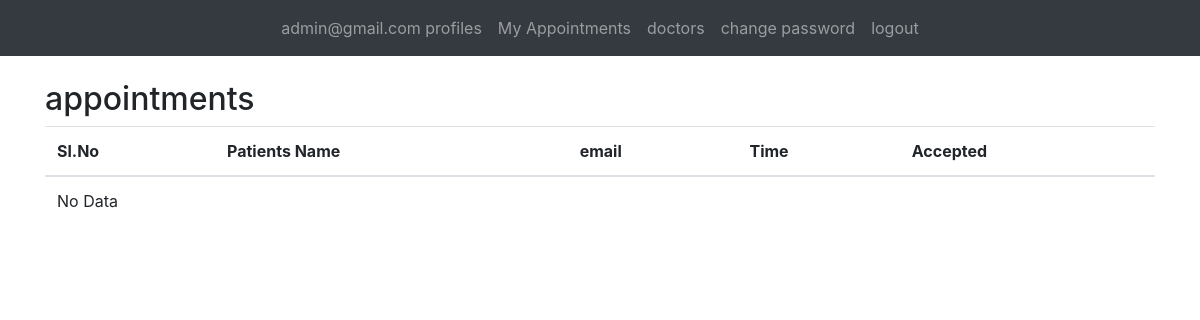
/doctors/appointments/ (signed in), run on an earlier commit of the app's database.
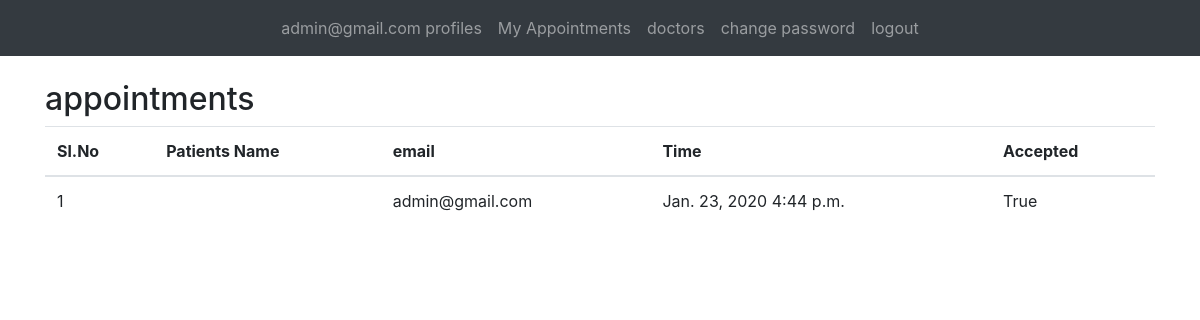
And on a later commit of the database.
### users/models.py (models this page shows, shortened)
class User(AbstractBaseUser, PermissionsMixin):
    email = models.EmailField(unique=True)
    first_name = models.CharField(_('first name'), max_length=30, blank=True)
    last_name = models.CharField(_('last name'), max_length=150, blank=True)
    is_staff = models.BooleanField(
        _('staff status'),
        default=False,
        help_text=_('Designates whether the user can log into this admin site.'),
    )
    type = models.CharField(max_length=15, choices=USER_TYPE, default='PATIENT')
    date_joined = models.DateTimeField(_('date joined'), default=timezone.now)
    USERNAME_FIELD = 'email'
    objects = UserManager()

### doctors/models.py (models this page shows, shortened)
class Appointments(models.Model):
    patients = models.ForeignKey(get_user_model(), on_delete=models.CASCADE, related_name='appointments_patients')
    doctors = models.ForeignKey(get_user_model(), on_delete=models.CASCADE, related_name='appointments_doctors')
    date = models.DateField(blank=True, null=True)
    time = models.TimeField(null=True, blank=True)
    is_accepted = models.BooleanField(default=None, null=True)
    message = models.CharField(max_length=155, null=True)

### doctors/views.py (the view)
# urls.py: path('appointments/', views.appointments, name='appointments'),
def appointments(request):
    appointments_list = models.Appointments.objects.filter(doctors=request.user)
    return render(request, 'appointments.html', {'appointments': appointments_list})

### templates/appointments.html (shortened to what this page needs)
{% extends 'app_base.html' %}
{% block content %}
  <h2>appointments</h2>
   <div class="row">
    <div class="col-md-12 table-responsive">
    <div class="common-table">
     <table class="table my-pagination">
      <thead>
       <tr class="tr-head">
        <th>Sl.No</th>
        <th>Patients Name</th>
           <th>email</th>
         <th>Time</th>
        <th>Accepted</th>
       </tr>
      </thead>
      <tbody>
      {% if appointments %}
          {% for doc in appointments %}
      <tr class="tr-body">
        <td>{{forloop.counter}}</td>
        <td>{{doc.patients.first_name}} {{doc.patients.last_name}}</td>
          <td>{{doc.patients.email}}</td>
        <td>{{doc.date}} {{doc.time}}</td>
        <td>{{doc.is_accepted}}</td>
      </tr>
       {% endfor %}
       {% else %}
       <tr class="no-data">
        <td colspan="20">No Data</td>
       </tr>
       {% endif %}
      </tbody>
     </table>
     </div>
   </div>
  </div>
{% endblock %}

### templates/app_base.html (shortened to what this page needs)
<!DOCTYPE html>
<html>
<head>
  <link rel="stylesheet" href="https://maxcdn.bootstrapcdn.com/bootstrap/4.4.1/css/bootstrap.min.css">
</head>
<body>
        <nav class="navbar navbar-expand-sm bg-dark navbar-dark justify-content-center">
        {% if user.is_authenticated %}
        <ul class="navbar-nav ">
            <li class="nav-item">
                <a href="/user/profile" class="nav-link"> {{ user.email }} profiles</a>
            </li>
            {% if user.type == 'PATIENT' %}
            <li class="nav-item"><a href="/patients/appointments" class="nav-link">My Appointments</a></li>
            <li><a href="/doctors/" class="nav-link">doctors</a></li>
            {% else %}
            <li class="nav-item"><a href="/doctors/appointments/" class="nav-link">appointments</a></li>
            {% endif %}
            <li class="nav-item"><a href="/user/change/password/" class="nav-link">change password</a>
            <li class="nav-item"><a href="/user/logout" class="nav-link">logout</a>
            </li>
        </ul>
        {% else %}
        <ul class="navbar-nav justify-content-center">
            <li class="nav-item"> <a class="nav-link" href="/">Home</a></li>
            <li class="nav-item"><a class="nav-link" href="/user/login">login</a></li>
            <li class="nav-item"><a class="nav-link" href="/user/signup">signup</a></li>
        </ul>
        {% endif %}
        </nav>
    <br>
    <div class="container">
        {% block content %}
        {% endblock %}
    </div>
</body>
</html>

What changed in the data, as far as the page shows it:
added Appointments: patients.email "admin@gmail.com", date "Jan. 23, 2020", time "4:44 p.m.", is_accepted "True"
Also different on the page:
text no longer shown: "No Data"
